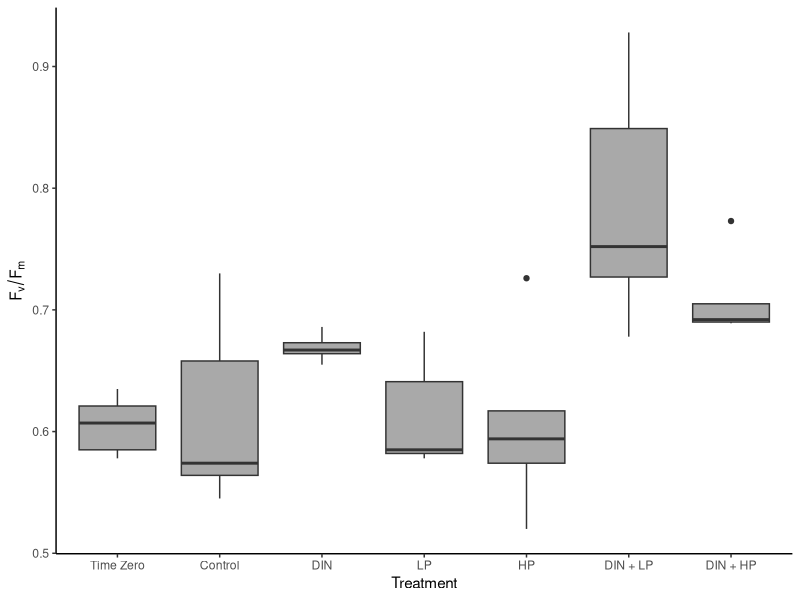

Reproduce this figure in R.
#2023-008-22
#practice with PAM data - Bioassay 2 (06/06-08/23)

library(tidyverse)
library(dplyr)
library(lubridate)
library(readxl)
library(ggplot2)
library(car)
library(rstatix)

#import data

bioassay_2_PAM = read_excel("data/2023-06-08_bioassay_2.xlsx", sheet = "PAM")

summary(bioassay_2_PAM)
glimpse(bioassay_2_PAM)

#find average per treatment

bioassay_2_PAM_avg = bioassay_2_PAM %>%
  group_by(Other) %>%
  summarise(mean_FvFm = mean(FvFm))

bioassay_2_PAM_avg

#boxplot5

bioassay_2_fig_5 = ggplot() +
  geom_boxplot(aes(x = fct_relevel(Other, "T_0", "Control", "DIN", "LP", "HP", "DIN_LP", "DIN_HP"), 
                   y = FvFm),
               fill = "darkgrey",
               data = bioassay_2_PAM) +
  xlab("Treatment") +
  ylab(expression(F[v]/F[m])) +
  scale_x_discrete(labels= c("T_0" = "Time Zero", "Control" = "Control", "DIN" = "DIN", "LP" = "LP", "HP" = "HP", "DIN_LP" = "DIN + LP", "DIN_HP" = "DIN + HP")) +
  theme_classic() 
ggsave(bioassay_2_fig_5, filename = "figures/bioassay_2_fig_5.png",
       device = "png", height = 7, width = 11)

#anova to compare treatments

leveneTest(bioassay_2_PAM$FvFm ~ bioassay_2_PAM$Other)

oneway.test(FvFm ~ Other,
            data = bioassay_2_PAM,
            var.equal = TRUE)

oneway.test(FvFm ~ Other,
            data = bioassay_2_PAM,
            var.equal = FALSE)

bioassay_2_PAM_ANOVA = aov(FvFm~Other, data=bioassay_2_PAM)

bioassay_2_PAM_ANOVA

bioassay_2_Tukey_PAM = tukey_hsd(bioassay_2_PAM_ANOVA, conf.level = 0.95)

print(bioassay_2_Tukey_PAM, n = 25)

bioassay_2_post_hoc = games_howell_test(formula = FvFm ~ Other,
                                        data = bioassay_2_PAM, 
                                        conf.level = 0.95, 
                                        detailed = FALSE)

print(bioassay_2_post_hoc, n = 22)
